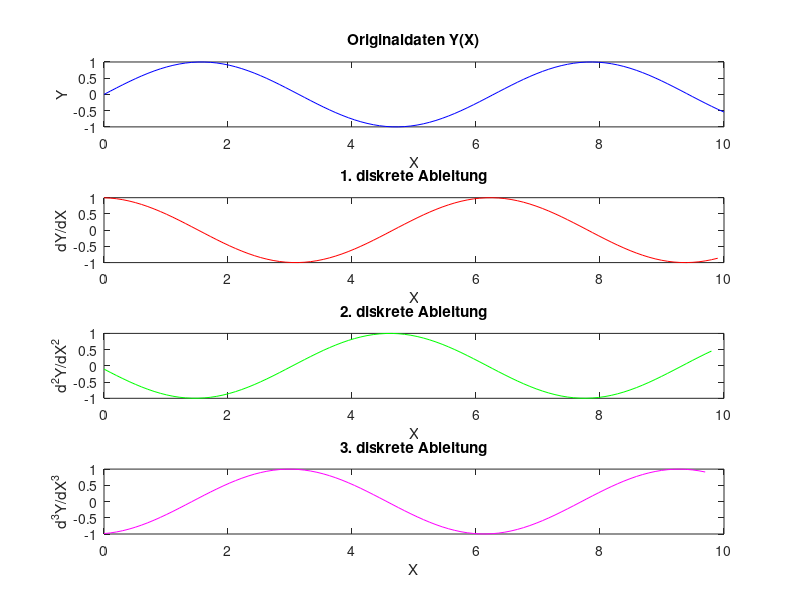

This figure's MATLAB source:
% Beispielprogramm: Diskrete Ableitung (1., 2. und 3.) von X- und Y-Punkten berechnen und plotten

% Beispielwerte (können ersetzt werden)
X = linspace(0, 10, 100);
Y = sin(X); % Beispiel: Sinusfunktion

% 1. diskrete Ableitung (Vorwärtsdifferenzen)
dY1 = diff(Y) ./ diff(X);

% 2. diskrete Ableitung
dY2 = diff(dY1) ./ diff(X(1:end-1));

% 3. diskrete Ableitung
dY3 = diff(dY2) ./ diff(X(1:end-2));

% Anpassen der X-Werte für die Ableitungen
X1 = X(1:end-1);
X2 = X(1:end-2);
X3 = X(1:end-3);

% Plotten
h = figure;
subplot(4,1,1);
plot(X, Y, 'b');
title('Originaldaten Y(X)');
xlabel('X'); ylabel('Y');

subplot(4,1,2);
plot(X1, dY1, 'r');
title('1. diskrete Ableitung');
xlabel('X'); ylabel('dY/dX');

subplot(4,1,3);
plot(X2, dY2, 'g');
title('2. diskrete Ableitung');
xlabel('X'); ylabel('d^2Y/dX^2');

subplot(4,1,4);
plot(X3, dY3, 'm');
title('3. diskrete Ableitung');
xlabel('X'); ylabel('d^3Y/dX^3');
uiwait(h);

% sgtitle('Diskrete Ableitungen der Y(X)-Daten');

% Optional: Ausgabe der Ableitungen
fprintf('1. Ableitung: Länge %d\n', length(dY1));
fprintf('2. Ableitung: Länge %d\n', length(dY2));
fprintf('3. Ableitung: Länge %d\n', length(dY3));
